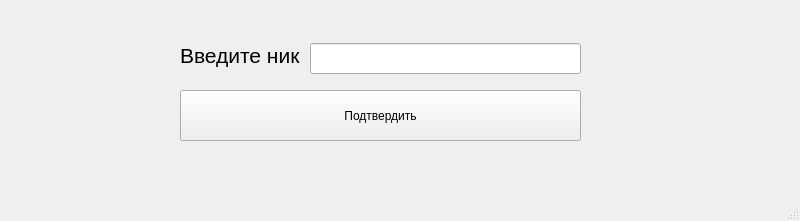
<?xml version="1.0" encoding="UTF-8"?>
<ui version="4.0">
 <class>MainWindow</class>
 <widget class="QMainWindow" name="MainWindow">
  <property name="geometry">
   <rect>
    <x>0</x>
    <y>0</y>
    <width>800</width>
    <height>221</height>
   </rect>
  </property>
  <property name="windowTitle">
   <string>Market</string>
  </property>
  <widget class="QWidget" name="centralwidget">
   <widget class="QLabel" name="label">
    <property name="geometry">
     <rect>
      <x>180</x>
      <y>40</y>
      <width>121</width>
      <height>31</height>
     </rect>
    </property>
    <property name="font">
     <font>
      <pointsize>16</pointsize>
     </font>
    </property>
    <property name="text">
     <string>Введите ник:</string>
    </property>
   </widget>
   <widget class="QLineEdit" name="lineEdit">
    <property name="geometry">
     <rect>
      <x>310</x>
      <y>43</y>
      <width>271</width>
      <height>31</height>
     </rect>
    </property>
    <property name="font">
     <font>
      <pointsize>16</pointsize>
     </font>
    </property>
    <property name="text">
     <string/>
    </property>
   </widget>
   <widget class="QPushButton" name="pushButton">
    <property name="geometry">
     <rect>
      <x>180</x>
      <y>90</y>
      <width>401</width>
      <height>51</height>
     </rect>
    </property>
    <property name="text">
     <string>Подтвердить</string>
    </property>
   </widget>
  </widget>
  <widget class="QMenuBar" name="menubar">
   <property name="geometry">
    <rect>
     <x>0</x>
     <y>0</y>
     <width>800</width>
     <height>21</height>
    </rect>
   </property>
  </widget>
  <widget class="QStatusBar" name="statusbar"/>
 </widget>
 <resources/>
 <connections/>
</ui>
